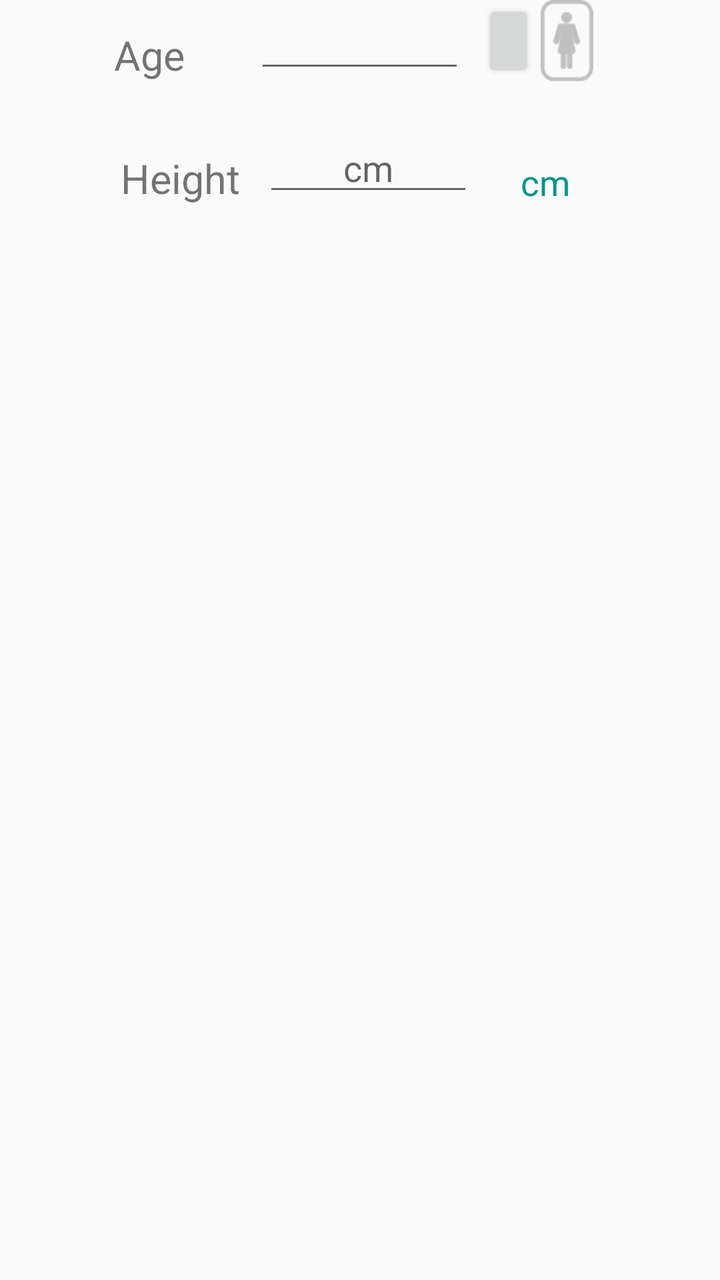
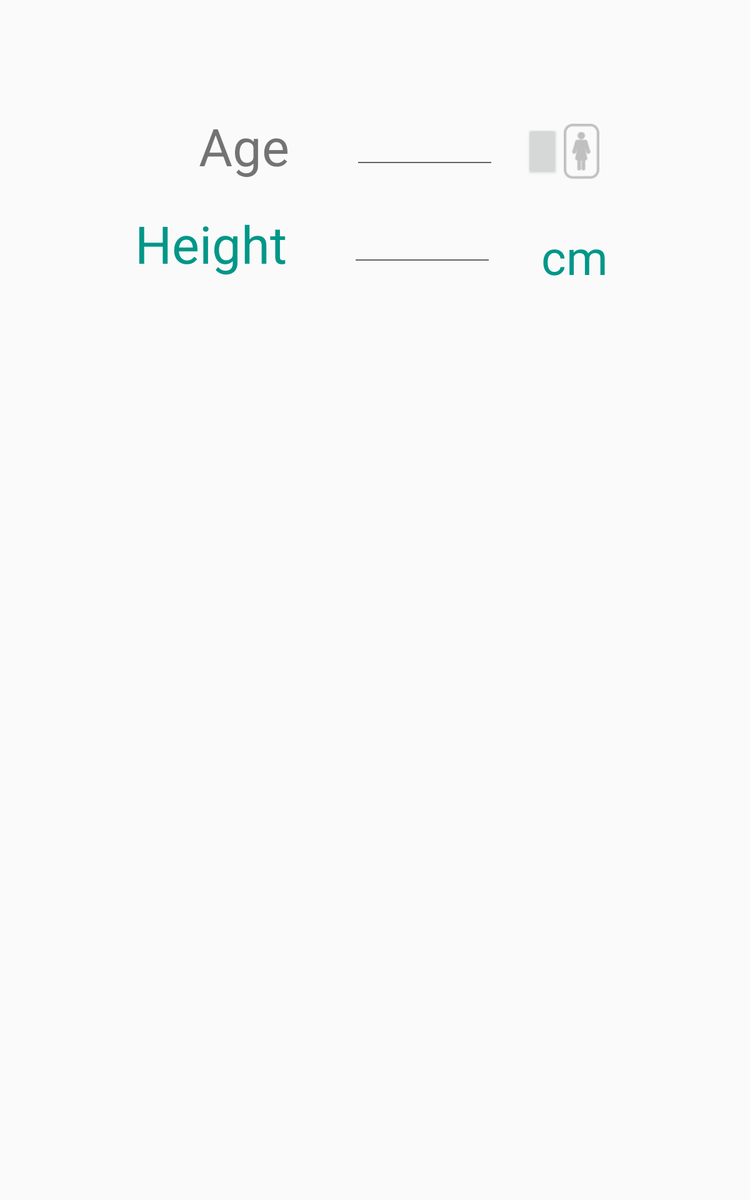

The same Android screen from two of the app's own layout files: first res/layout/ as a phone draws it, then the repository's variant for another configuration, drawn on a device whose configuration selects that folder. Both files follow.
<!-- AndroidManifest.xml: application theme AppTheme -->
<!-- res/layout/gernaltextlayout.xml -->
<?xml version="1.0" encoding="utf-8"?>
<LinearLayout xmlns:android="http://schemas.android.com/apk/res/android"
    android:orientation="vertical" android:layout_width="match_parent"
    android:layout_centerInParent="true"
    android:layout_height="match_parent">
    <LinearLayout
        android:layout_gravity="center_horizontal"
        android:layout_width="wrap_content"
        android:layout_height="wrap_content">
        <TextView
            android:layout_width="wrap_content"
            android:layout_height="wrap_content"
            android:text="Age"
            android:textSize="3.5mm"
            android:layout_marginTop="1mm"
           android:id="@+id/gernaltextage"
            />
        <EditText
            android:textAlignment="center"
            android:inputType="number"
            android:id="@+id/age_edit"
            android:layout_width="18mm"
            android:layout_height="wrap_content"
            android:layout_marginLeft="6mm"
            />
        <Button
            android:layout_marginTop="1mm"
            android:id="@+id/femalbtnnwaisttoheight"
            android:layout_width="4.5mm"
            android:layout_height="7mm"
            android:layout_gravity="right"
            android:layout_marginLeft="1.5mm"
            />
        <Button
            android:layout_marginTop="1mm"
            android:id="@+id/malebtnnwaisttoheight"
            android:layout_width="4.5mm"
            android:layout_height="7mm"
            android:background="@drawable/femaleunslected"
            android:layout_gravity="right"
            android:layout_marginLeft="0.5mm"
            android:layout_marginRight="1mm"
            />
    </LinearLayout>
    <LinearLayout
        android:layout_gravity="center_horizontal"
        android:layout_marginTop="2.5mm"
        android:layout_width="wrap_content"
        android:layout_height="wrap_content">
        <TextView
            android:layout_width="wrap_content"
            android:layout_height="wrap_content"
            android:text="Height"
            android:textSize="3.5mm"
            android:layout_marginTop="1mm"
            android:id="@+id/gernaltextheight"
            />
        <EditText
            android:textAlignment="center"
            android:hint="cm"
            android:inputType="number"
            android:id="@+id/height_edit_feet"
            android:layout_width="18mm"
            android:layout_height="wrap_content"
            android:layout_marginLeft="2mm"
            />
        <EditText
            android:inputType="number"
            android:id="@+id/gernal_height_edit_inch"
            android:visibility="gone"
            android:layout_width="5mm"
            android:layout_height="wrap_content"
            android:layout_marginLeft="1mm"
            android:maxLength="2"
            android:hint="in"
            />
        <LinearLayout
            android:id="@+id/heighttogglelayout"
            android:layout_width="wrap_content"
            android:layout_height="wrap_content"
            android:layout_marginTop="3mm"
            android:layout_marginLeft="1mm"
            >
        <TextView
            android:id="@+id/height_toggle_textview"
            android:layout_width="wrap_content"
            android:layout_height="4mm"
            android:textSize="3mm"
            android:background="?android:attr/selectableItemBackground"
            android:text="cm"
            android:textColor="#009788"
            android:layout_marginLeft="3mm"
            />
            <ImageView
                android:layout_marginLeft="1mm"
                android:layout_marginTop="2mm"
                android:layout_width="1.5mm"
                android:layout_height="1mm"
            android:id="@+id/dropdowngernalheight"
                />
        </LinearLayout>
        
    </LinearLayout>
</LinearLayout>
<!-- resources referenced by this layout -->
<resources>
  <!-- drawable femaleunslected: png bitmap (drawable, 1951 bytes) -->
  <style name="AppTheme" parent="Theme.AppCompat.Light.DarkActionBar">
          
          <item name="colorPrimary">@color/colorPrimary</item>
          <item name="colorPrimaryDark">@color/colorPrimaryDark</item>
          <item name="colorAccent">@color/colorAccent</item>
      </style>
  <color name="colorPrimary">#d99a4d</color>
  <color name="colorPrimaryDark">#f16e42</color>
  <color name="colorAccent">#d99a4d</color>
</resources>
<!-- res/layout-sw600dp/gernaltextlayout.xml (the repository's variant of the layout above) -->
<!-- drawn on a 7-inch tablet held upright -->
<?xml version="1.0" encoding="utf-8"?>
<LinearLayout xmlns:android="http://schemas.android.com/apk/res/android"
    android:orientation="vertical" android:layout_width="match_parent"
    android:layout_height="match_parent">

    <LinearLayout

        android:layout_marginTop="13mm"
        android:layout_marginLeft="25mm"
        android:layout_width="wrap_content"
        android:layout_height="wrap_content">
        <TextView
            android:layout_width="wrap_content"
            android:layout_height="wrap_content"
            android:text="Age"
            android:textSize="6.5mm"
            android:layout_marginTop="1mm"
           android:id="@+id/gernaltextage"
            />
        <EditText
            android:inputType="number"
            android:id="@+id/age_edit"
            android:layout_width="18mm"
            android:layout_height="wrap_content"
            android:layout_marginLeft="8mm"
            />
        <Button

            android:id="@+id/femalbtnnwaisttoheight"
            android:layout_width="4.5mm"
            android:layout_height="7mm"
            android:layout_marginLeft="3.5mm"
            />
        <Button
            android:id="@+id/malebtnnwaisttoheight"
            android:layout_width="4.5mm"
            android:layout_height="7mm"
            android:background="@drawable/femaleunslected"
            android:layout_marginLeft="0.5mm"
            android:layout_marginRight="1mm"
            />
    </LinearLayout>
    <LinearLayout
        android:layout_marginTop="2.5mm"
        android:layout_marginLeft="17mm"
        android:layout_width="wrap_content"
        android:layout_height="wrap_content">
        <TextView
            android:layout_width="wrap_content"
            android:layout_height="wrap_content"
            android:text="Height"
            android:textColor="#009788"
            android:textSize="6.5mm"
            android:layout_marginTop="1mm"
            android:id="@+id/gernaltextheight"
            />
        <EditText
            android:inputType="number"
            android:id="@+id/height_edit_feet"
            android:layout_width="18mm"
            android:layout_height="wrap_content"
            android:layout_marginLeft="8mm"
            />
        <EditText
            android:inputType="number"
            android:id="@+id/gernal_height_edit_inch"
            android:visibility="gone"
            android:layout_width="5mm"
            android:layout_height="wrap_content"
            android:layout_marginLeft="1mm"
            />
        <LinearLayout
            android:id="@+id/heighttogglelayout"
            android:layout_width="wrap_content"
            android:layout_height="wrap_content"
            android:layout_marginTop="3mm"
            android:layout_marginLeft="3mm"
            >
        <TextView
            android:id="@+id/height_toggle_textview"
            android:layout_width="wrap_content"
            android:layout_height="7mm"
            android:textSize="6mm"
            android:background="?android:attr/selectableItemBackground"
            android:text="cm"
            android:textColor="#009788"
            android:layout_marginLeft="3mm"
            />
            <ImageView
                android:layout_marginLeft="1mm"
                android:layout_marginTop="4mm"
                android:layout_width="1.5mm"
                android:layout_height="1mm"
            android:id="@+id/dropdowngernalheight"
                />
        </LinearLayout>
        
    </LinearLayout>
</LinearLayout>
